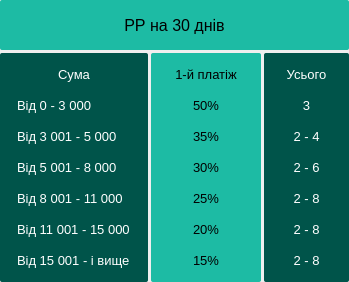
                   <widget class="QFrame" name="frame_2">
                    <property name="minimumSize">
                     <size>
                      <width>0</width>
                      <height>0</height>
                     </size>
                    </property>
                    <property name="styleSheet">
                     <string notr="true">border: none;</string>
                    </property>
                    <layout class="QVBoxLayout" name="verticalLayout_21">
                     <property name="spacing">
                      <number>3</number>
                     </property>
                     <property name="leftMargin">
                      <number>0</number>
                     </property>
                     <property name="topMargin">
                      <number>0</number>
                     </property>
                     <property name="rightMargin">
                      <number>0</number>
                     </property>
                     <property name="bottomMargin">
                      <number>0</number>
                     </property>
                     <item>
                      <widget class="QLabel" name="label_20">
                       <property name="minimumSize">
                        <size>
                         <width>0</width>
                         <height>50</height>
                        </size>
                       </property>
                       <property name="font">
                        <font>
                         <pointsize>12</pointsize>
                         <weight>50</weight>
                         <italic>false</italic>
                         <bold>false</bold>
                        </font>
                       </property>
                       <property name="styleSheet">
                        <string notr="true">background-color: rgb(29, 187, 164);
border: none;
border-radius: 2px;
font:12pt;
</string>
                       </property>
                       <property name="text">
                        <string>РР на 30 днів</string>
                       </property>
                       <property name="alignment">
                        <set>Qt::AlignCenter</set>
                       </property>
                      </widget>
                     </item>
                     <item>
                      <layout class="QHBoxLayout" name="horizontalLayout_26">
                       <property name="spacing">
                        <number>3</number>
                       </property>
                       <item>
                        <widget class="QWidget" name="widget_52" native="true">
                         <property name="minimumSize">
                          <size>
                           <width>110</width>
                           <height>0</height>
                          </size>
                         </property>
                         <property name="styleSheet">
                          <string notr="true">color: rgb(255, 255, 255);
background-color: rgb(0, 84, 74);
border-radius: 2px;
border: none;</string>
                         </property>
                         <layout class="QVBoxLayout" name="verticalLayout_94">
                          <item>
                           <widget class="QLabel" name="label_299">
                            <property name="font">
                             <font>
                              <pointsize>10</pointsize>
                              <weight>50</weight>
                              <italic>false</italic>
                              <bold>false</bold>
                             </font>
                            </property>
                            <property name="styleSheet">
                             <string notr="true">padding: 5px;</string>
                            </property>
                            <property name="text">
                             <string>Сума</string>
                            </property>
                            <property name="alignment">
                             <set>Qt::AlignCenter</set>
                            </property>
                           </widget>
                          </item>
                          <item>
                           <widget class="QLabel" name="label_300">
                            <property name="font">
                             <font>
                              <pointsize>10</pointsize>
                              <weight>50</weight>
                              <italic>false</italic>
                              <bold>false</bold>
                             </font>
                            </property>
                            <property name="styleSheet">
                             <string notr="true">padding: 5px;</string>
                            </property>
                            <property name="text">
                             <string>Від 0 - 3 000</string>
                            </property>
                           </widget>
                          </item>
                          <item>
                           <widget class="QLabel" name="label_301">
                            <property name="font">
                             <font>
                              <pointsize>10</pointsize>
                              <weight>50</weight>
                              <italic>false</italic>
                              <bold>false</bold>
                             </font>
                            </property>
                            <property name="styleSheet">
                             <string notr="true">padding: 5px;</string>
                            </property>
                            <property name="text">
                             <string>Від 3 001 - 5 000</string>
                            </property>
                           </widget>
                          </item>
                          <item>
                           <widget class="QLabel" name="label_302">
                            <property name="font">
                             <font>
                              <pointsize>10</pointsize>
                              <weight>50</weight>
                              <italic>false</italic>
                              <bold>false</bold>
                             </font>
                            </property>
                            <property name="styleSheet">
                             <string notr="true">padding: 5px;</string>
                            </property>
                            <property name="text">
                             <string>Від 5 001 - 8 000</string>
                            </property>
                           </widget>
                          </item>
                          <item>
                           <widget class="QLabel" name="label_303">
                            <property name="font">
                             <font>
                              <pointsize>10</pointsize>
                              <weight>50</weight>
                              <italic>false</italic>
                              <bold>false</bold>
                             </font>
                            </property>
                            <property name="styleSheet">
                             <string notr="true">padding: 5px;</string>
                            </property>
                            <property name="text">
                             <string>Від 8 001 - 11 000</string>
                            </property>
                           </widget>
                          </item>
                          <item>
                           <widget class="QLabel" name="label_304">
                            <property name="font">
                             <font>
                              <pointsize>10</pointsize>
                              <weight>50</weight>
                              <italic>false</italic>
                              <bold>false</bold>
                             </font>
                            </property>
                            <property name="styleSheet">
                             <string notr="true">padding: 5px;</string>
                            </property>
                            <property name="text">
                             <string>Від 11 001 - 15 000</string>
                            </property>
                           </widget>
                          </item>
                          <item>
                           <widget class="QLabel" name="label_305">
                            <property name="font">
                             <font>
                              <pointsize>10</pointsize>
                              <weight>50</weight>
                              <italic>false</italic>
                              <bold>false</bold>
                             </font>
                            </property>
                            <property name="styleSheet">
                             <string notr="true">padding: 5px;</string>
                            </property>
                            <property name="text">
                             <string>Від 15 001 - і вище</string>
                            </property>
                           </widget>
                          </item>
                         </layout>
                        </widget>
                       </item>
                       <item>
                        <widget class="QWidget" name="widget_53" native="true">
                         <property name="minimumSize">
                          <size>
                           <width>110</width>
                           <height>0</height>
                          </size>
                         </property>
                         <property name="styleSheet">
                          <string notr="true">background-color: rgb(29, 187, 164);
border: none;
border-radius: 2px;
padding: 20px;</string>
                         </property>
                         <layout class="QVBoxLayout" name="verticalLayout_95">
                          <item>
                           <widget class="QLabel" name="label_306">
                            <property name="font">
                             <font>
                              <pointsize>10</pointsize>
                              <weight>50</weight>
                              <italic>false</italic>
                              <bold>false</bold>
                             </font>
                            </property>
                            <property name="styleSheet">
                             <string notr="true">padding: 5px;</string>
                            </property>
                            <property name="text">
                             <string>1-й платіж</string>
                            </property>
                            <property name="alignment">
                             <set>Qt::AlignCenter</set>
                            </property>
                           </widget>
                          </item>
                          <item>
                           <widget class="QLabel" name="label_307">
                            <property name="font">
                             <font>
                              <pointsize>10</pointsize>
                              <weight>50</weight>
                              <italic>false</italic>
                              <bold>false</bold>
                             </font>
                            </property>
                            <property name="styleSheet">
                             <string notr="true">padding: 5px;</string>
                            </property>
                            <property name="text">
                             <string>50%</string>
                            </property>
                            <property name="alignment">
                             <set>Qt::AlignCenter</set>
                            </property>
                           </widget>
                          </item>
                          <item>
                           <widget class="QLabel" name="label_308">
                            <property name="font">
                             <font>
                              <pointsize>10</pointsize>
                              <weight>50</weight>
                              <italic>false</italic>
                              <bold>false</bold>
                             </font>
                            </property>
                            <property name="styleSheet">
                             <string notr="true">padding: 5px;</string>
                            </property>
                            <property name="text">
                             <string>35%</string>
                            </property>
                            <property name="alignment">
                             <set>Qt::AlignCenter</set>
                            </property>
                           </widget>
                          </item>
                          <item>
                           <widget class="QLabel" name="label_309">
                            <property name="font">
                             <font>
                              <pointsize>10</pointsize>
                              <weight>50</weight>
                              <italic>false</italic>
                              <bold>false</bold>
                             </font>
                            </property>
                            <property name="styleSheet">
                             <string notr="true">padding: 5px;</string>
                            </property>
                            <property name="text">
                             <string>30%</string>
                            </property>
                            <property name="alignment">
                             <set>Qt::AlignCenter</set>
                            </property>
                           </widget>
                          </item>
                          <item>
                           <widget class="QLabel" name="label_310">
                            <property name="font">
                             <font>
                              <pointsize>10</pointsize>
                              <weight>50</weight>
                              <italic>false</italic>
                              <bold>false</bold>
                             </font>
                            </property>
                            <property name="styleSheet">
                             <string notr="true">padding: 5px;</string>
                            </property>
                            <property name="text">
                             <string>25%</string>
                            </property>
                            <property name="alignment">
                             <set>Qt::AlignCenter</set>
                            </property>
                           </widget>
                          </item>
                          <item>
                           <widget class="QLabel" name="label_311">
                            <property name="font">
                             <font>
                              <pointsize>10</pointsize>
                              <weight>50</weight>
                              <italic>false</italic>
                              <bold>false</bold>
                             </font>
                            </property>
                            <property name="styleSheet">
                             <string notr="true">padding: 5px;</string>
                            </property>
                            <property name="text">
                             <string>20%</string>
                            </property>
                            <property name="alignment">
                             <set>Qt::AlignCenter</set>
                            </property>
                           </widget>
                          </item>
                          <item>
                           <widget class="QLabel" name="label_312">
                            <property name="font">
                             <font>
                              <pointsize>10</pointsize>
                              <weight>50</weight>
                              <italic>false</italic>
                              <bold>false</bold>
                             </font>
                            </property>
                            <property name="styleSheet">
                             <string notr="true">padding: 5px;</string>
                            </property>
                            <property name="text">
                             <string>15%</string>
                            </property>
                            <property name="alignment">
                             <set>Qt::AlignCenter</set>
                            </property>
                           </widget>
                          </item>
                         </layout>
                        </widget>
                       </item>
                       <item>
                        <widget class="QWidget" name="widget_54" native="true">
                         <property name="minimumSize">
                          <size>
                           <width>85</width>
                           <height>0</height>
                          </size>
                         </property>
                         <property name="styleSheet">
                          <string notr="true">color: rgb(255, 255, 255);
background-color: rgb(0, 84, 74);
border-radius: 2px;
border: none;</string>
                         </property>
                         <layout class="QVBoxLayout" name="verticalLayout_96">
                          <item>
                           <widget class="QLabel" name="label_313">
                            <property name="font">
                             <font>
                              <pointsize>10</pointsize>
                              <weight>50</weight>
                              <italic>false</italic>
                              <bold>false</bold>
                             </font>
                            </property>
                            <property name="styleSheet">
                             <string notr="true">padding: 5px;</string>
                            </property>
                            <property name="text">
                             <string>Усього</string>
                            </property>
                            <property name="alignment">
                             <set>Qt::AlignCenter</set>
                            </property>
                           </widget>
                          </item>
                          <item>
                           <widget class="QLabel" name="label_314">
                            <property name="font">
                             <font>
                              <pointsize>10</pointsize>
                              <weight>50</weight>
                              <italic>false</italic>
                              <bold>false</bold>
                             </font>
                            </property>
                            <property name="styleSheet">
                             <string notr="true">padding: 5px;</string>
                            </property>
                            <property name="text">
                             <string>3</string>
                            </property>
                            <property name="alignment">
                             <set>Qt::AlignCenter</set>
                            </property>
                           </widget>
                          </item>
                          <item>
                           <widget class="QLabel" name="label_315">
                            <property name="font">
                             <font>
                              <pointsize>10</pointsize>
                              <weight>50</weight>
                              <italic>false</italic>
                              <bold>false</bold>
                             </font>
                            </property>
                            <property name="styleSheet">
                             <string notr="true">padding: 5px;</string>
                            </property>
                            <property name="text">
                             <string>2 - 4</string>
                            </property>
                            <property name="alignment">
                             <set>Qt::AlignCenter</set>
                            </property>
                           </widget>
                          </item>
                          <item>
                           <widget class="QLabel" name="label_316">
                            <property name="font">
                             <font>
                              <pointsize>10</pointsize>
                              <weight>50</weight>
                              <italic>false</italic>
                              <bold>false</bold>
                             </font>
                            </property>
                            <property name="styleSheet">
                             <string notr="true">padding: 5px;</string>
                            </property>
                            <property name="text">
                             <string>2 - 6</string>
                            </property>
                            <property name="alignment">
                             <set>Qt::AlignCenter</set>
                            </property>
                           </widget>
                          </item>
                          <item>
                           <widget class="QLabel" name="label_317">
                            <property name="font">
                             <font>
                              <pointsize>10</pointsize>
                              <weight>50</weight>
                              <italic>false</italic>
                              <bold>false</bold>
                             </font>
                            </property>
                            <property name="styleSheet">
                             <string notr="true">padding: 5px;</string>
                            </property>
                            <property name="text">
                             <string>2 - 8</string>
                            </property>
                            <property name="alignment">
                             <set>Qt::AlignCenter</set>
                            </property>
                           </widget>
                          </item>
                          <item>
                           <widget class="QLabel" name="label_318">
                            <property name="font">
                             <font>
                              <pointsize>10</pointsize>
                              <weight>50</weight>
                              <italic>false</italic>
                              <bold>false</bold>
                             </font>
                            </property>
                            <property name="styleSheet">
                             <string notr="true">padding: 5px;</string>
                            </property>
                            <property name="text">
                             <string>2 - 8</string>
                            </property>
                            <property name="alignment">
                             <set>Qt::AlignCenter</set>
                            </property>
                           </widget>
                          </item>
                          <item>
                           <widget class="QLabel" name="label_319">
                            <property name="font">
                             <font>
                              <pointsize>10</pointsize>
                              <weight>50</weight>
                              <italic>false</italic>
                              <bold>false</bold>
                             </font>
                            </property>
                            <property name="styleSheet">
                             <string notr="true">padding: 5px;</string>
                            </property>
                            <property name="text">
                             <string>2 - 8</string>
                            </property>
                            <property name="alignment">
                             <set>Qt::AlignCenter</set>
                            </property>
                           </widget>
                          </item>
                         </layout>
                        </widget>
                       </item>
                      </layout>
                     </item>
                    </layout>
                   </widget>
